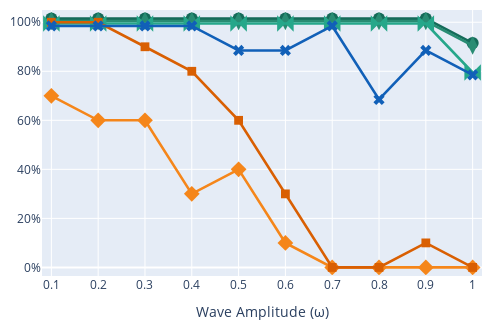

Write notebook code for a chart like this one.
### Code cell
# Define all pairs to display
trace_types = [
   'claycode', 'claycode-fragment','claycodeart', 'qrart','qr','barcode'
]

##################
# Offsets
##################

# Apply small offsets to the success rate for better separation between overlapping claycode types
STEP = 0.005
df['offset_success_rate'] = df['success_rate']
df.loc[df['type'] == 'claycode', 'offset_success_rate'] += 3*STEP
df.loc[df['type'] == 'claycode-fragment', 'offset_success_rate'] += 1*STEP
df.loc[df['type'] == 'claycodeart', 'offset_success_rate'] -= 1*STEP
df.loc[df['type'] == 'barcode', 'offset_success_rate'] -= 3*STEP

##################
# Colors
##################

claycode_color_main = '#156b59'  
claycode_color_variant2 = '#298c73'  
claycode_color_variant1 = '#26a78a' 
qr_color_main = '#d95f02'  # Main shade for qr
qr_color_variant = '#f5861a'  # orange for variant
barcode_color = '#1160b8' 

color_scheme = {
    'claycode': claycode_color_main, 
    'claycodeart': claycode_color_variant1, 
    'claycode-fragment': claycode_color_variant2, 
    'qr': qr_color_main, 
    'qrart': qr_color_variant, 
    'barcode': barcode_color,
    'claycode2': claycode_color_main, 
    'claycodeart2': claycode_color_variant1, 
    'claycode2-fragment': claycode_color_variant2, 
    'qr2': qr_color_main, 
    'qrart2': qr_color_variant, 
    'barcode2': barcode_color
}

##################
# Marker styles
##################

marker_qr = 'square'
marker_qrart = 'diamond'
marker_claycode = 'circle'
marker_claycodeart = 'bowtie'
marker_claycode_fragment = 'diamond-tall'
marker_barcode = 'x'
marker_map = {
    'qr': marker_qr,
    'qrart': marker_qrart,
    'claycode': marker_claycode,
    'claycodeart': marker_claycodeart,
    'barcode': marker_barcode,
    'claycode-fragment': marker_claycode_fragment,
}

MULT = 1.1
SIZE_QR = 8
SIZE_QR_ART = 11
SIZE_CLAYCODE = 11
SIZE_CLAYCODE_ART = 15
SIZE_CLAYCODE_FRAGMENT = 12
SIZE_BARCODE = 9
marker_size_map = {
    'claycode': SIZE_CLAYCODE,
    'claycodeart': SIZE_CLAYCODE_ART,
    'claycode-fragment': SIZE_CLAYCODE_FRAGMENT,
    'qr': SIZE_QR,
    'qrart': SIZE_QR_ART,
    'barcode': SIZE_BARCODE,
}
marker_size_map = { key: value*MULT for key,value in marker_size_map.items() }


# Plot setup
fig = go.Figure()

for trace_type in trace_types:
    trace = df[df['type'] == trace_type]
    fig.add_trace(go.Scatter(
        x=trace['wave_amplitude'],
        y=trace['offset_success_rate'],
        mode='lines+markers',
        name=trace_type,
        line=dict(
            color=color_scheme.get(trace_type, '#000000'),
        ),
        marker=dict(
            symbol=marker_map.get(trace_type, 'circle'),
            size=marker_size_map.get(trace_type, 0)
        )
    ))

FIG_MULT = 0.8
fig.update_layout(
    xaxis_title="Wave Amplitude (ω)",
    height=410*FIG_MULT,
    width=615*FIG_MULT,
    showlegend=False,
    margin=dict(t=10, b=10, l=10, r=10)
)

fig.update_traces(opacity=1, line=dict(width=2.6))
fig.update_xaxes(range=[0.08, 1.02], tickformat='.00', dtick=0.1)
fig.update_yaxes(range=[-.035, 1.05], tickformat='.0%')

# Export to PDF
fig.write_image("deformation.pdf", format="pdf", engine="kaleido")
fig.show()

### Figure 1 — Plotly figure (JSON) as saved in the notebook; plotly's stock layout.template omitted (floating-point values rounded to 4 significant figures)
{"data": [{"line": {"color": "#156b59", "width": 2.6}, "marker": {"size": 12.1, "symbol": "circle"}, "mode": "lines+markers", "name": "claycode", "opacity": 1, "type": "scatter", "x": [0.1, 0.2, 0.3, 0.4, 0.5, 0.6, 0.7, 0.8, 0.9, 1], "y": [1.015, 1.015, 1.015, 1.015, 1.015, 1.015, 1.015, 1.015, 1.015, 0.915]}, {"line": {"color": "#298c73", "width": 2.6}, "marker": {"size": 13.2, "symbol": "diamond-tall"}, "mode": "lines+markers", "name": "claycode-fragment", "opacity": 1, "type": "scatter", "x": [0.1, 0.2, 0.3, 0.4, 0.5, 0.6, 0.7, 0.8, 0.9, 1], "y": [1.005, 1.005, 1.005, 1.005, 1.005, 1.005, 1.005, 1.005, 1.005, 0.905]}, {"line": {"color": "#26a78a", "width": 2.6}, "marker": {"size": 16.5, "symbol": "bowtie"}, "mode": "lines+markers", "name": "claycodeart", "opacity": 1, "type": "scatter", "x": [0.1, 0.2, 0.3, 0.4, 0.5, 0.6, 0.7, 0.8, 0.9, 1], "y": [0.995, 0.995, 0.995, 0.995, 0.995, 0.995, 0.995, 0.995, 0.995, 0.795]}, {"line": {"color": "#f5861a", "width": 2.6}, "marker": {"size": 12.1, "symbol": "diamond"}, "mode": "lines+markers", "name": "qrart", "opacity": 1, "type": "scatter", "x": [0.1, 0.2, 0.3, 0.4, 0.5, 0.6, 0.7, 0.8, 0.9, 1], "y": [0.7, 0.6, 0.6, 0.3, 0.4, 0.1, 0, 0, 0, 0]}, {"line": {"color": "#d95f02", "width": 2.6}, "marker": {"size": 8.8, "symbol": "square"}, "mode": "lines+markers", "name": "qr", "opacity": 1, "type": "scatter", "x": [0.1, 0.2, 0.3, 0.4, 0.5, 0.6, 0.7, 0.8, 0.9, 1], "y": [1, 1, 0.9, 0.8, 0.6, 0.3, 0, 0, 0.1, 0]}, {"line": {"color": "#1160b8", "width": 2.6}, "marker": {"size": 9.9, "symbol": "x"}, "mode": "lines+markers", "name": "barcode", "opacity": 1, "type": "scatter", "x": [0.1, 0.2, 0.3, 0.4, 0.5, 0.6, 0.7, 0.8, 0.9, 1], "y": [0.985, 0.985, 0.985, 0.985, 0.885, 0.885, 0.985, 0.685, 0.885, 0.785]}], "layout": {"height": 328, "margin": {"b": 10, "l": 10, "r": 10, "t": 10}, "showlegend": false, "width": 492, "xaxis": {"dtick": 0.1, "range": [0.08, 1.02], "tickformat": ".00", "title": {"text": "Wave Amplitude (ω)"}}, "yaxis": {"range": [-0.035, 1.05], "tickformat": ".0%"}}}
